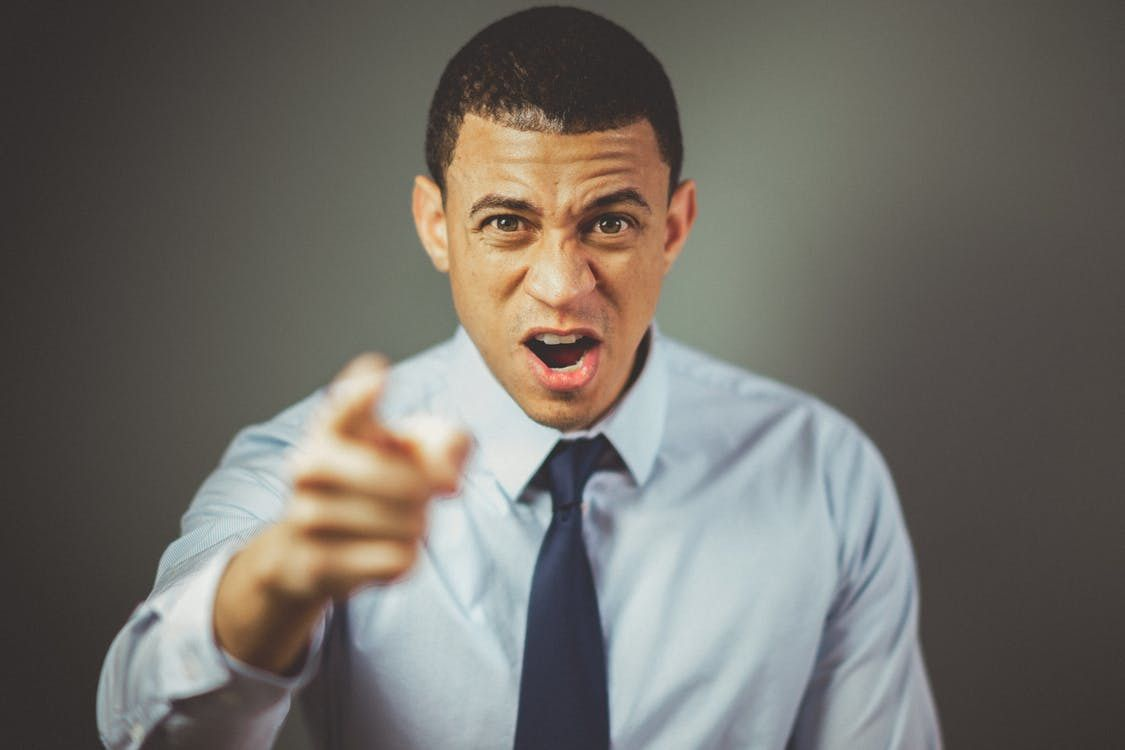
#> input picture CW_lesson13/images/1people.jpg, 1125 x 750 px; its folder holds only this picture in this run
$ python filter_people.py
#> lines starting #> are read from the running program, lines starting #| are printed output that depends on the picture; after the words box and inside, x2 and y2 are one past the last pixel; in counts of white or black regions, pixels touching at a corner belong together
import cv2
import numpy as np
import os
import shutil

PROJECT_DIR = os.path.dirname(__file__)

MODELS_DIR=os.path.join(PROJECT_DIR, "models")
IMAGES_DIR=os.path.join(PROJECT_DIR, "images")

OUT_DIR = os.path.join(PROJECT_DIR, "out")
PEOPLE_DIR = os.path.join(OUT_DIR, "people")
NO_PEOPLE_DIR = os.path.join(OUT_DIR, "no_people")

os.makedirs(OUT_DIR, exist_ok = True)
os.makedirs(PEOPLE_DIR, exist_ok = True)
os.makedirs(NO_PEOPLE_DIR, exist_ok = True)

cascade_path = os.path.join(MODELS_DIR, "haarcascade_frontalface_default.xml")
face_cascade = cv2.CascadeClassifier(cascade_path)

if face_cascade.empty():
    print('No face detected')
    exit()

def detect_people(img_bgr):
    gray = cv2.cvtColor(img_bgr, cv2.COLOR_BGR2GRAY)
    faces = face_cascade.detectMultiScale(gray, 1.1, 5, minSize=(30, 30))
    return faces

allowed_ext = ['.jpg', '.jpeg', '.png', '.bmp']
files = os.listdir(IMAGES_DIR)

count_people = 0
count_no_people = 0

for filename in files:
    for ext in allowed_ext:
        if not filename.lower().endswith(ext):
            continue
    in_path = os.path.join(IMAGES_DIR, filename)

    img = cv2.imread(in_path)
#> img is the input picture: shape (750, 1125, 3); mean B, G, R 103.5, 109.7, 113.2

    if img is None:
        print('Image Not Found', filename)
        continue

    faces = detect_people(img)
#> in detect_people, `gray = cv2.cvtColor(img_bgr, cv2.COLOR_BGR2GRAY)`:
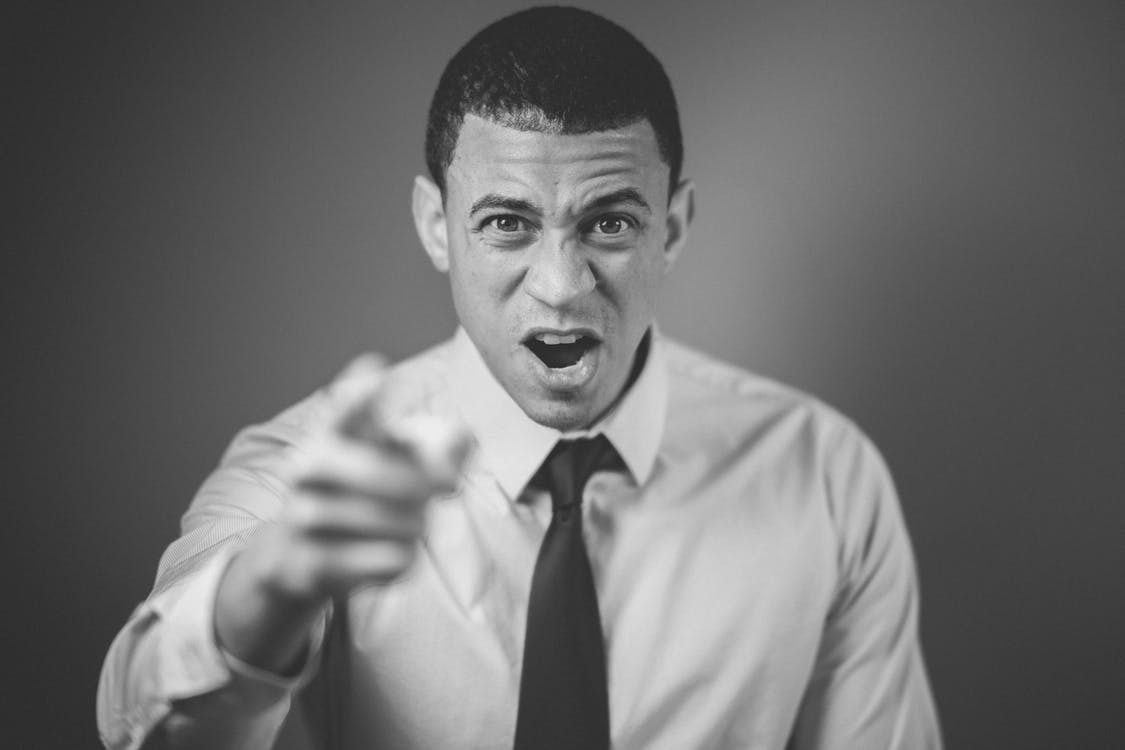
#> gray: shape (750, 1125); min 28, max 239, mean 110.1
#> in detect_people, `faces = face_cascade.detectMultiScale(gray, 1.1, 5, minSize=(30, 30))`: faces = [[399, 99, 321, 321]]
#> faces = [[399, 99, 321, 321]]

    if len(faces)>0:
        out_path = os.path.join(PEOPLE_DIR, filename)
        shutil.copyfile(in_path, out_path)
        count_people += 1

        boxed = img.copy()
        for(x, y, w, h) in faces:
            cv2.rectangle(boxed, (x, y), (x+w, y+h), (0, 255, 0), 2)
#> this loop made 1 pass
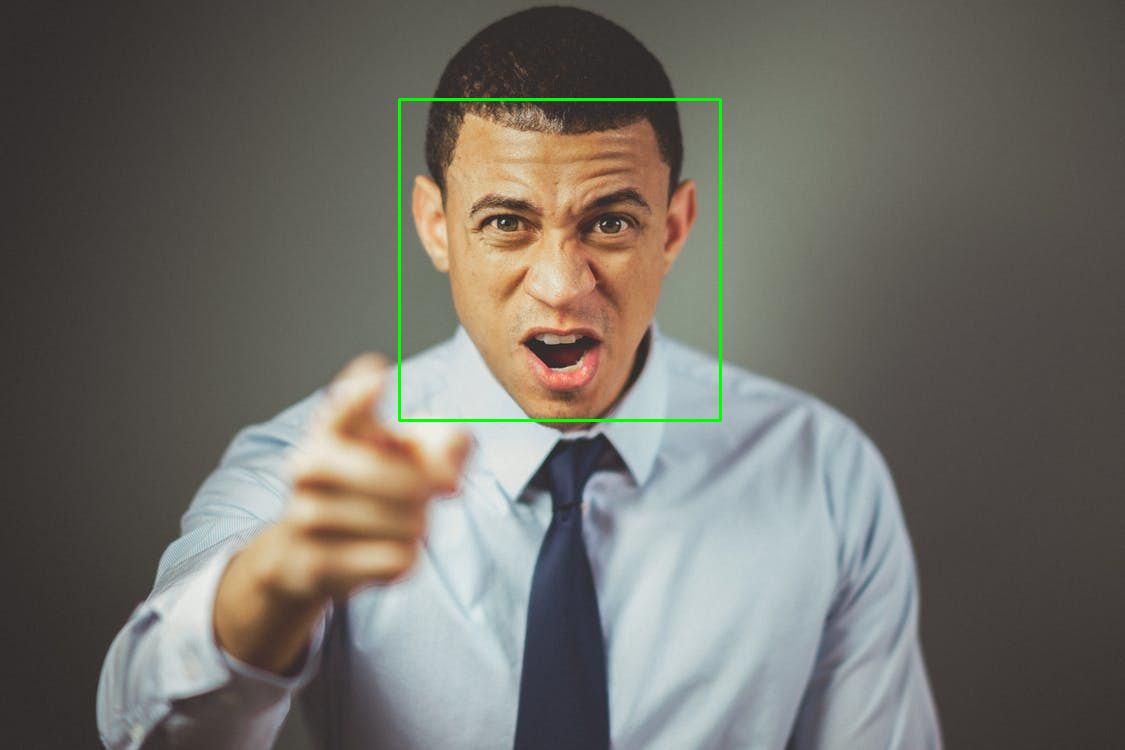
#> boxed: shape (750, 1125, 3); 0.46% of pixels changed, all inside (x1, y1, x2, y2) = (398, 98, 722, 422)

        boxed_path = os.path.join(OUT_DIR, "boxed_" + filename)
        cv2.imwrite(boxed_path, boxed)

    else:
        out_path = os.path.join(NO_PEOPLE_DIR, filename)
        shutil.copyfile(in_path, out_path)
        count_no_people += 1

print("З людьми", count_people)
print("Без людей", count_no_people)

$ run again, on CW_lesson13/images/5people.jpg
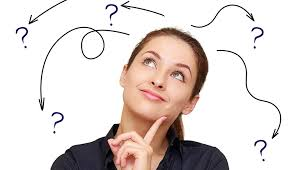
#> input picture CW_lesson13/images/5people.jpg, 296 x 170 px
#> img is the input picture: shape (170, 296, 3); mean B, G, R 212.7, 216, 225
#> in detect_people, `gray = cv2.cvtColor(img_bgr, cv2.COLOR_BGR2GRAY)`:
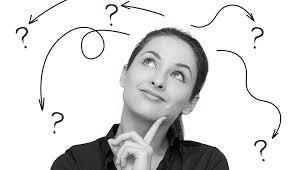
#> gray: shape (170, 296); min 0, max 255, mean 218.3
#> in detect_people, `faces = face_cascade.detectMultiScale(gray, 1.1, 5, minSize=(30, 30))`: faces = [[121, 35, 84, 84]]
#> the loop `for(x, y, w, h) in faces:` made 1 pass
#> after the loop `for(x, y, w, h) in faces:`:
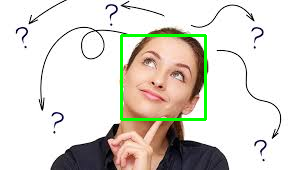
#> boxed: shape (170, 296, 3); 2% of pixels changed, all inside (x1, y1, x2, y2) = (120, 34, 207, 121)

$ run again, on CW_lesson13/images/else3.jpg
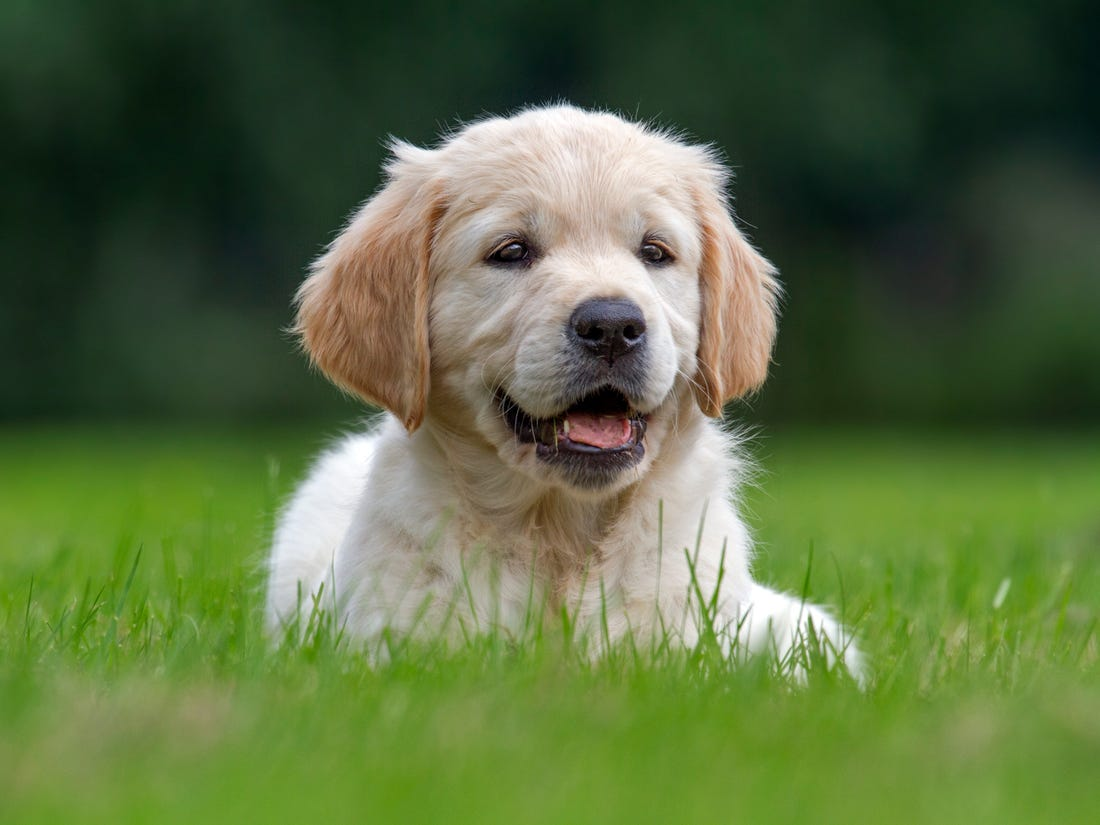
#> input picture CW_lesson13/images/else3.jpg, 1100 x 825 px
#> img is the input picture: shape (825, 1100, 3); mean B, G, R 64.9, 108, 89.4
#> in detect_people, `gray = cv2.cvtColor(img_bgr, cv2.COLOR_BGR2GRAY)`:
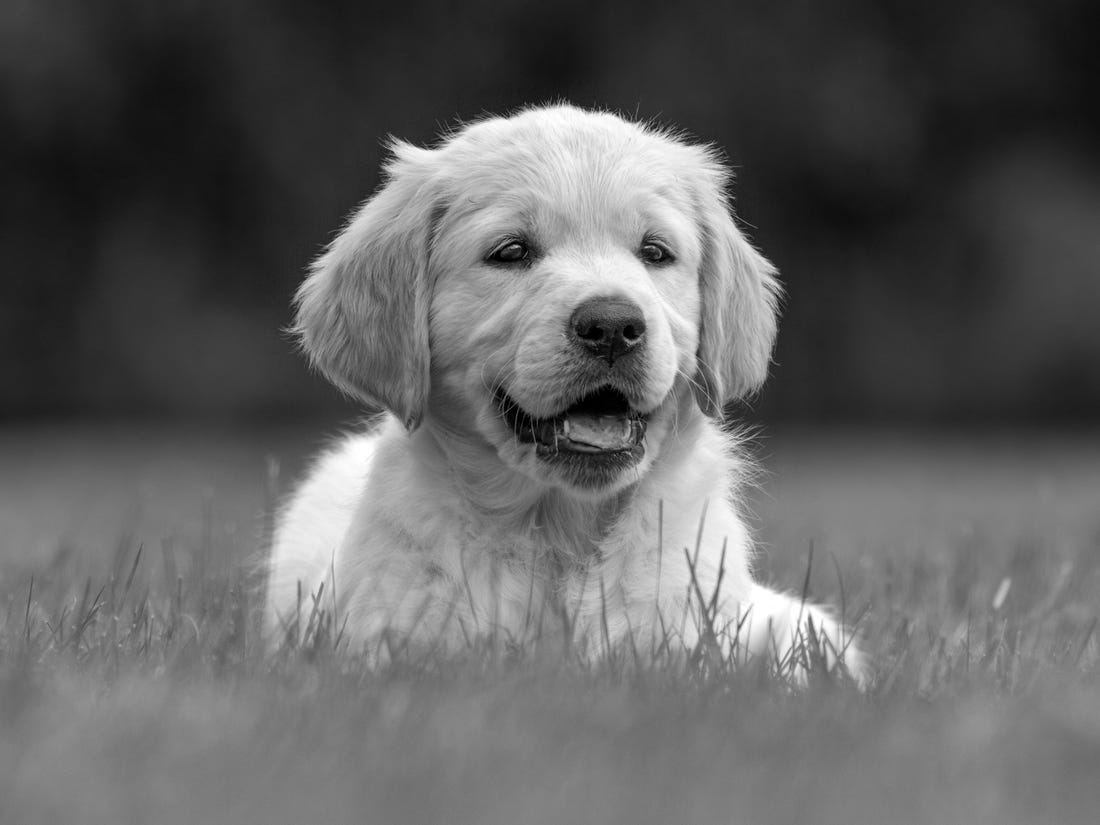
#> gray: shape (825, 1100); min 0, max 255, mean 97.6
#> in detect_people, `faces = face_cascade.detectMultiScale(gray, 1.1, 5, minSize=(30, 30))`: faces = ()

$ run again, on CW_lesson13/images/2people.webp
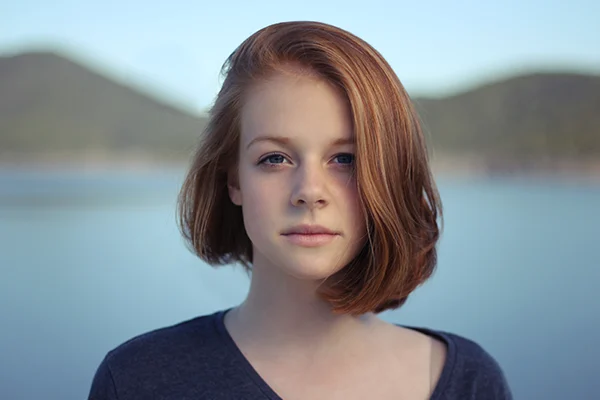
#> input picture CW_lesson13/images/2people.webp, 600 x 400 px
#> img is the input picture: shape (400, 600, 3); mean B, G, R 147.3, 141.6, 133.3
#> in detect_people, `gray = cv2.cvtColor(img_bgr, cv2.COLOR_BGR2GRAY)`:
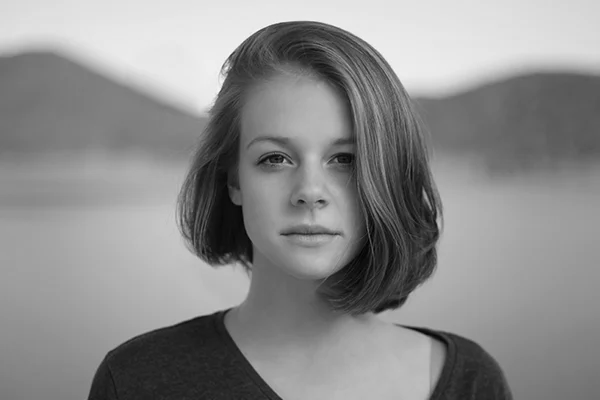
#> gray: shape (400, 600); min 1, max 247, mean 139.8
#> in detect_people, `faces = face_cascade.detectMultiScale(gray, 1.1, 5, minSize=(30, 30))`: faces = [[220, 93, 175, 175]]
#> the loop `for(x, y, w, h) in faces:` made 1 pass
#> after the loop `for(x, y, w, h) in faces:`:
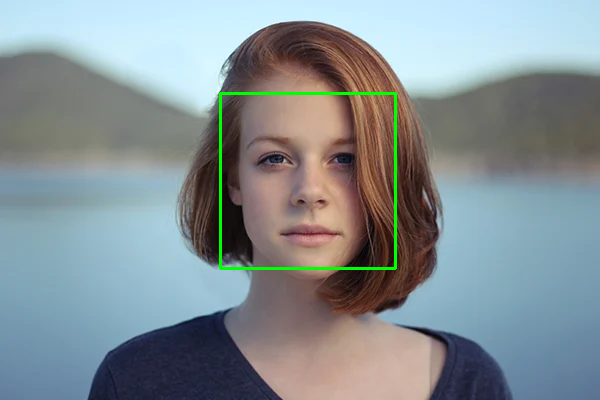
#> boxed: shape (400, 600, 3); 0.87% of pixels changed, all inside (x1, y1, x2, y2) = (219, 92, 397, 270)
